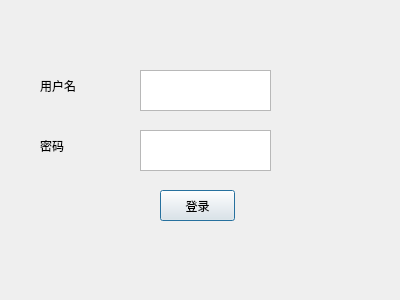
<?xml version="1.0" encoding="UTF-8"?>
<ui version="4.0">
 <class>login</class>
 <widget class="QDialog" name="login">
  <property name="geometry">
   <rect>
    <x>0</x>
    <y>0</y>
    <width>400</width>
    <height>300</height>
   </rect>
  </property>
  <property name="windowTitle">
   <string>Dialog</string>
  </property>
  <widget class="QPushButton" name="pushButton">
   <property name="geometry">
    <rect>
     <x>160</x>
     <y>190</y>
     <width>75</width>
     <height>31</height>
    </rect>
   </property>
   <property name="text">
    <string>登录</string>
   </property>
  </widget>
  <widget class="QTextEdit" name="textEdit">
   <property name="geometry">
    <rect>
     <x>140</x>
     <y>70</y>
     <width>131</width>
     <height>41</height>
    </rect>
   </property>
  </widget>
  <widget class="QTextEdit" name="textEdit_2">
   <property name="geometry">
    <rect>
     <x>140</x>
     <y>130</y>
     <width>131</width>
     <height>41</height>
    </rect>
   </property>
  </widget>
  <widget class="QLabel" name="label">
   <property name="geometry">
    <rect>
     <x>40</x>
     <y>80</y>
     <width>54</width>
     <height>12</height>
    </rect>
   </property>
   <property name="text">
    <string>用户名</string>
   </property>
  </widget>
  <widget class="QLabel" name="label_2">
   <property name="geometry">
    <rect>
     <x>40</x>
     <y>140</y>
     <width>54</width>
     <height>12</height>
    </rect>
   </property>
   <property name="text">
    <string>密码</string>
   </property>
  </widget>
 </widget>
 <resources/>
 <connections/>
</ui>
